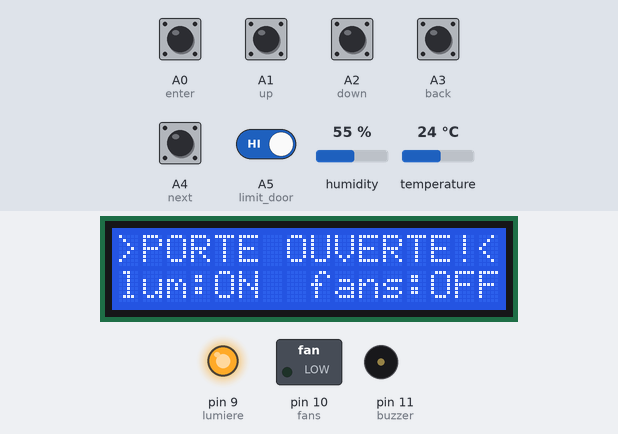
A sketch run on a simulated Arduino Uno, built with avr-gcc and run on an emulated ATmega328P. Parts: 16×2 character LCD, switched loads named in the sketch (green lamp = pin HIGH), output pins drawn as LEDs (lit = HIGH), buzzer (waves = sounding). Inputs (shaded band) come from the test bench; at power-on: A0 (enter), A1 (up), A2 (down), A3 (back), A4 (next), A5 (limit_door) HIGH, temperature 24 °C, humidity 55 %.

Above: at 6.2 s.
6.3 s: A5 (limit_door) driven LOW
At 6.6 s:
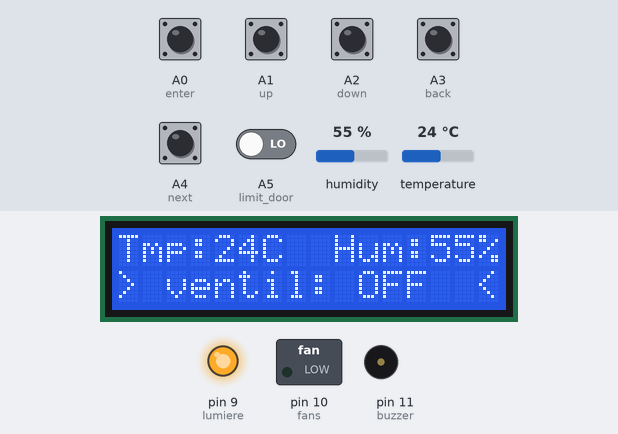
7.8 s: A4 (next) pulled LOW for 1 s
At 9.6 s:
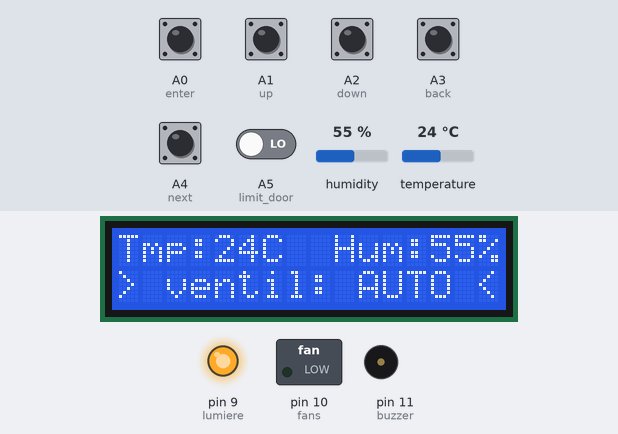
10.3 s: temperature set to 27 °C
At 12.2 s:
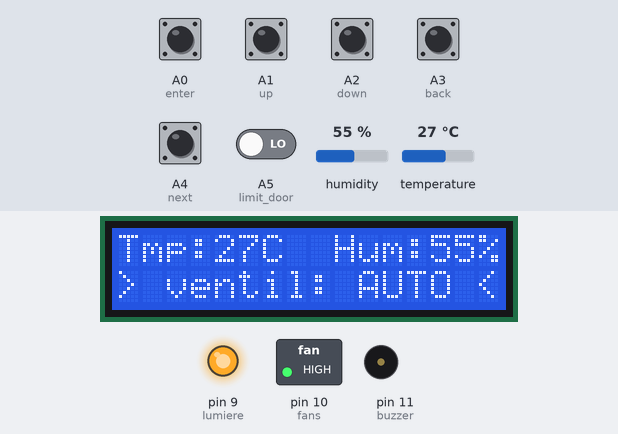
12.9 s: A1 (up) pulled LOW for 1 s
At 14.5 s:
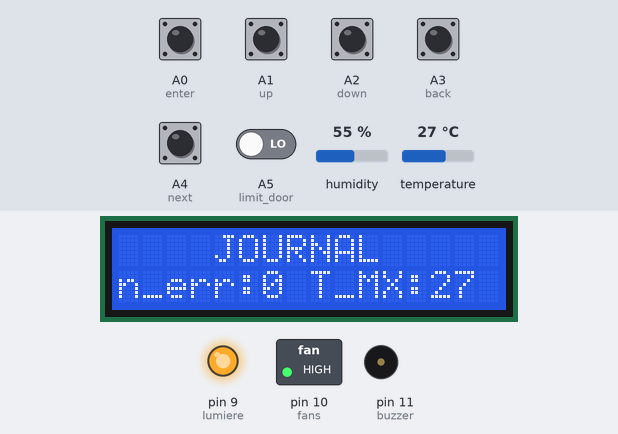
16.9 s: temperature set to 29 °C
At 18.3 s:
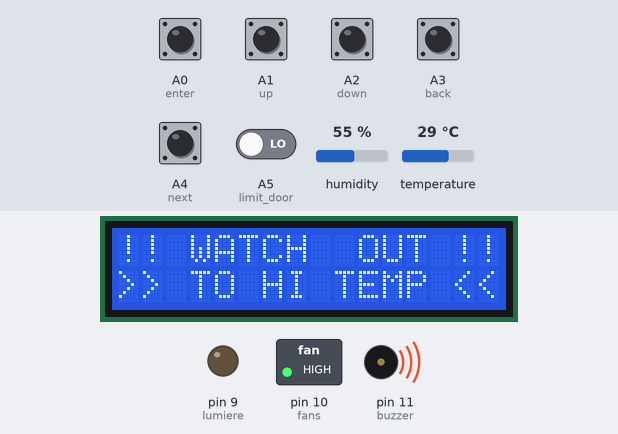
19.1 s: A0 (enter) pulled LOW for 1 s
At 19.74 s:
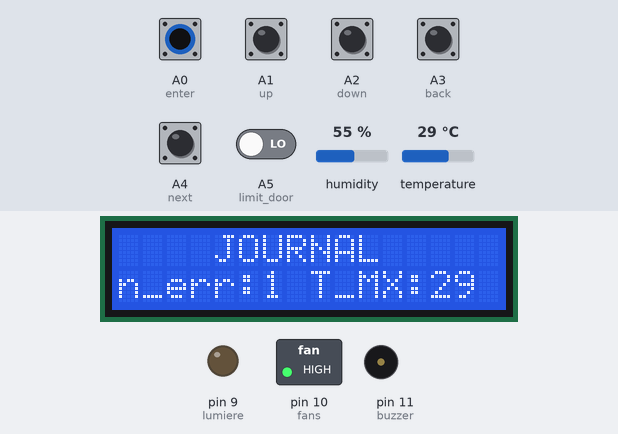
Timing chart, 0 to 22.1 s (numbered marks = the images above; inputs shaded):
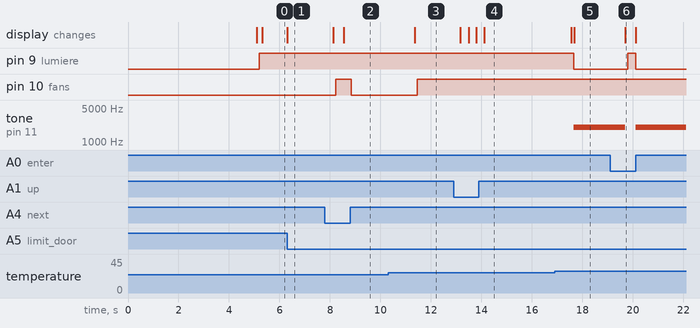

The sketch:

prg_v1.ino
```cpp
//-----------------------DÉCLARATIONS DES PORTS UTILISÉS ET DES #INCLUDE-----------------------\\

int enter = A0;
int up = A1;
int down = A2;        // BOUTONs (= EST LE PORT ARDUINO PERMANENT)
int back = A3;
int next = A4;
int limit_door = A5;

int lumiere = 9;  //relais
int fans = 10;    //relais
int temp_capt = 8;  // signal | 5v | gnd
int buzzer = 11;

#include <LiquidCrystal.h>                                    // LCD SCREEN
const int rs = 2, en = 3, d4 = 4, d5 = 5, d6 = 6, d7 = 7;
LiquidCrystal lcd(rs, en, d4, d5, d6, d7);

#include <DHT.h>
#define DHTPIN 8                                              // capteur de température
#define DHTTYPE DHT11
DHT dht(DHTPIN, DHTTYPE);

//----------------------------DÉCLARATION DES VARIABLES----------------------------\\

int etatenter = 0;
int etatup = 0;
int etatdown = 0;
int etatback = 0;
int etatnext = 0;
int etatlimit_door = 0;

int etatfans = 1;
int etatled = 1;

int temp_auto_mode = 0;
int choix_etat_fans = 0;
int choix_menu = 0;
int set_temp = 25;
int choix_time = 0;
int t_max = 0;
int nb_erreur = 0;
bool temp_auto = false;
bool mode_nuit = false;
bool saison = false;
bool erreur = false;

int temperature;
int humidite;

//-----------------------DÉCLARATION DE L'UTILISATION DES PINS-----------------------\\

void setup() {
  Serial.begin(9600);
  dht.begin();

  pinMode(enter, INPUT);
  pinMode(up, INPUT);
  pinMode(down, INPUT);
  pinMode(back, INPUT);
  pinMode(next, INPUT);
  pinMode(limit_door, INPUT);
  pinMode(temp_capt, INPUT);
  pinMode(lumiere, OUTPUT);
  pinMode(fans, OUTPUT);
  pinMode(buzzer, OUTPUT);

//-----------------------------AFFICHAGE DE DÉPART DU LCD----------------------------\\

  lcd.begin(16, 2);
  lcd.clear();
  lcd.setCursor(2,0);
  lcd.print("CRiBoks V5.3");
  lcd.setCursor(2,1);
  lcd.print("Printer Box");
  delay(5000);

}

//-----------------------FONCTION BOUTONS BOITIER-----------------------\\

void boutons(void) {


  digitalWrite(enter, HIGH);
  digitalWrite(up, HIGH);
  digitalWrite(down, HIGH);
  digitalWrite(back, HIGH);
  digitalWrite(next, HIGH);
  digitalWrite(limit_door, HIGH);
                                    // DEFINITIONS BOUTONS BOITIER
  etatenter = digitalRead(enter);
  etatup = digitalRead(up);
  etatdown = digitalRead(down);
  etatback = digitalRead(back);
  etatnext = digitalRead(next);
  etatlimit_door = digitalRead(limit_door);

                                       // boutons sur boitier
    if(etatnext == LOW){

      etatnext = 0;
      delay(200);
    }                         //
    if(etatback == LOW){

      etatback = 0;
      delay(200);
    }
    if(etatdown == LOW){
      if(choix_menu > 0){
        choix_menu = choix_menu - 1;
        etatdown = 0;
        delay(200);
      }
      else{
        choix_menu = 5;
        etatdown = 0;
        delay(200);
      }
    }                                   // Choix du menu
    if(etatup == LOW){
      if(choix_menu < 5){
        choix_menu = choix_menu + 1;
        etatup = 0;
        delay(200);
      }
      else{
        choix_menu = 0;
        etatup = 0;
        delay(200);
      }
    }
    if(etatenter == LOW){
      etatenter = 0;
      delay(200);
    }
}


//-----------------------FONCTION AFFICHAGE ÉCRAN LCD 16X2-----------------------\\

void ecran(){
  lcd.clear();
  if(choix_menu != 4){
    lcd.setCursor(0,0);
    lcd.print("Tmp:");                                    // LCD print temp and hum
    lcd.print(temperature);
    lcd.print("C");
    lcd.setCursor(9,0);
    lcd.print("Hum:");
    lcd.print(humidite);
    lcd.print("%");
  }


      if(choix_menu == 0){
        if(choix_etat_fans == 0){
          lcd.setCursor(0,1);
          //lcd.print("> Etat fans: OFF");
          lcd.print("> ventil: OFF  <");
          delay(100);                                       // menu sur fans -- etat off

          temp_auto = false;

          if(etatnext == 0){
            if(choix_etat_fans < 2){
              choix_etat_fans++;
            }
            etatnext = 1;
          }
          if(etatback == 0){
            if(choix_etat_fans > 0){
              choix_etat_fans--;
            }
            etatback = 1;
          }
        }


        if(choix_etat_fans == 1){
          lcd.setCursor(0,1);
          //lcd.print("> Etat fans: ON ");
          lcd.print("> ventil:  ON  <");
          delay(100);                                       // menu sur fans -- etat on

          temp_auto = false;

          if(etatnext == 0){
            if(choix_etat_fans < 2){
              choix_etat_fans++;
            }
            etatnext = 1;
          }
          if(etatback == 0){
            if(choix_etat_fans > 0){
              choix_etat_fans--;
            }
            etatback = 1;
          }
        }


        if(choix_etat_fans == 2){
          lcd.setCursor(0,1);
          //lcd.print("> Etat fans:AUTO");
          lcd.print("> ventil: AUTO <");
          delay(100);                                       // menu sur fans -- etat AUTO

          temp_auto = true;

          if(etatnext == 0){
            if(choix_etat_fans < 2){
              choix_etat_fans++;
            }
            etatnext = 1;
          }
          if(etatback == 0){
            if(choix_etat_fans > 0){
              choix_etat_fans--;
            }
            etatback = 1;
          }
        }
      }


      if(choix_menu == 2){
        if(etatled == 0){
          lcd.setCursor(0,1);
          //lcd.print("> Etat led: OFF ");
          lcd.print("> lumiere: OFF <");
          delay(100);                                       // menu sur LED -- etat off
          if(etatenter == 0){
            etatled = 1;
            etatenter = 1;
          }
        }
        if(etatled == 1){
          lcd.setCursor(0,1);
          //lcd.print("> Etat led: ON ");
          lcd.print("> lumiere:  ON <");
          delay(100);                                       // menu sur LED -- etat on
          if(etatenter == 0){
            etatled = 0;
            etatenter = 1;
          }
        }
      }


      if(choix_menu == 1){
          lcd.setCursor(0,1);
          lcd.print(">MAX temp : ");
          lcd.print(set_temp);
          lcd.print("C<");
          delay(100);                                       // menu sur set temp
          if(etatnext == 0){
            set_temp++;
            etatnext = 1;
          }
          if(etatback == 0){
            set_temp--;
            etatback = 1;
          }
      }

      if(choix_menu == 3){
        if(choix_time == 0){
          lcd.setCursor(0,1);                                  // menu sur set time
          lcd.print(">  time:  DAY  <");
          delay(100);
          mode_nuit = false;
          if(etatenter == 0){
            choix_time = 1;
            etatenter = 1;
          }
        }
          if(choix_time == 1){
            lcd.setCursor(0,1);
            lcd.print(">  time: NIGHT <");
            delay(100);
            mode_nuit = true;
            if(etatenter == 0){
              choix_time = 0;
              etatenter = 1;
            }
          }
        }


      if(choix_menu == 4){
        lcd.setCursor(0,0);
        lcd.print("    JOURNAL    ");
        lcd.setCursor(0,1);
        lcd.print("n_err:");
        lcd.print(nb_erreur);
        lcd.print(" T_MX:");
        lcd.print(t_max);
        delay(100);
        if(etatenter == 0){
          nb_erreur = 0;
          t_max = 0;
          etatenter = 1;
        }
      }

      if(choix_menu == 5){
        lcd.setCursor(0,0);
        lcd.print("Printer BOX v5.3");
        lcd.setCursor(0,1);
        lcd.print(" Charles Ricard ");
        delay(100);
      }


      if(etatlimit_door == 1){
        while(etatlimit_door != 0){
          boutons();
          lcd.setCursor(0,0);
          lcd.print(">PORTE OUVERTE!<");
          lcd.setCursor(0,1);                                     // ouverture de porte
          lcd.print("lum:ON  fans:OFF");
          digitalWrite(lumiere, HIGH);
          digitalWrite(fans, LOW);
        }
      }
}

      void auto_vent(){
        if(temp_auto == true){

          if(temperature <= set_temp){
            etatfans = 0;
            digitalWrite(fans, LOW);
            erreur = false;
              //lcd.setCursor(0,0);
              //lcd.print("> AUTO VENTIL: <");
              //lcd.setCursor(0,1);
              //lcd.print(">   ARRET...   <");
              //delay(2000);
          }
          if(temperature > set_temp){
            etatfans = 1;
            digitalWrite(fans, HIGH);
              //lcd.setCursor(0,0);
              //lcd.print("> AUTO VENTIL: <");
              //lcd.setCursor(0,1);
              //lcd.print("> DEMARRAGE... <");
              //delay(2000);
          }
          if(temperature > set_temp + 2){
            if(mode_nuit == false){
              tone(buzzer, 2000);
            }
            while((temperature > set_temp + 2) && (etatenter == HIGH)){
              digitalWrite(fans, HIGH);
              digitalWrite(lumiere, LOW);

              lcd.setCursor(0,0);
              lcd.print("!! WATCH  OUT !!");
              lcd.setCursor(0,1);
              lcd.print(">> TO HI TEMP <<");
              delay(2000);
              temperature = dht.readTemperature();
              if(t_max < temperature){
                t_max = temperature;
              }
              etatenter = digitalRead(enter);
            }
            etatenter = 1;
            if(erreur == false){
              nb_erreur++;
              erreur = true;
            }
          }
          noTone(buzzer);
        }
      }


//------------------------------DÉPART BOUCLE PROGRAMME------------------------------\\

void loop() {
    temperature = dht.readTemperature();
    if(t_max < temperature){
      t_max = temperature;
    }
    humidite = dht.readHumidity();
    ecran();
    if(choix_etat_fans == 0){
      digitalWrite(fans, LOW);
    }
    if(choix_etat_fans == 1){
      digitalWrite(fans, HIGH);
    }
    if(etatled == 0){
      digitalWrite(lumiere, LOW);
    }
    if(etatled == 1){
      digitalWrite(lumiere, HIGH);
    }
    boutons();
    auto_vent();


}    // end void loop()
```

Measured:
- the behaviour switches between 25 and 26 °C on temperature (found by bisection; images 2 and 3)
- the behaviour switches between 27 and 28 °C on temperature (found by bisection; images 4 and 5)
- after the input at 6.3 s, the display: changes at once (image 1)
- after the input at 7.8 s, pin 10 (fans): LOW → HIGH after 0.44 s, → LOW 0.61 s later; the display: first changes after 0.34 s (image 2 shows a later state)
- after the input at 10.3 s, pin 10 (fans): LOW → HIGH after 1.2 s; the display: changes after 1.1 s (image 3)
- after the input at 12.9 s, the display: first changes after 0.26 s (image 4 shows a later state)
- after the input at 16.9 s, pin 9 (lumiere): HIGH → LOW after 0.76 s; tone on pin 11 (buzzer): silent → 2000 Hz after 0.76 s; the display: first changes after 0.66 s (image 5 shows a later state)
- after the input at 19.1 s, pin 9 (lumiere): LOW → HIGH after 0.70 s, → LOW 0.31 s later; tone on pin 11 (buzzer): 2000 Hz → silent after 0.59 s, → 2000 Hz 0.41 s later; the display: changes after 0.60 s (image 6)
